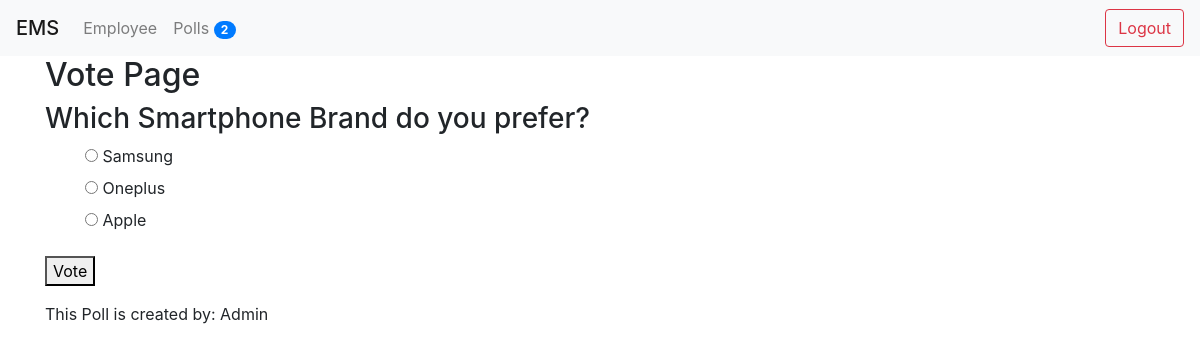
Page /polls/4/ (signed in) on the committed database.
### poll/models.py (models this page shows, shortened)
class Question(models.Model):
    title = models.TextField(null = True, blank=True)
    status = models.CharField(default = "inactive", max_length = 10)
    start_date = models.DateTimeField(null = True, blank = True)
    end_date = models.DateTimeField(null = True, blank = True)
    created_by = models.ForeignKey(User, null = True, blank = True, on_delete = models.CASCADE)
    created_at = models.DateTimeField(auto_now_add = True)
    updated_at = models.DateTimeField(auto_now = True)
    @property
    def choices(self):
        return self.choice_set.all()

class Choice(models.Model):
    question = models.ForeignKey('poll.Question', on_delete = models.CASCADE)
    text = models.TextField(null = True, blank = True)
    created_at = models.DateTimeField(auto_now_add = True)
    updated_at = models.DateTimeField(auto_now = True)

### poll/views.py (the view, shortened to what this page needs)
# urls.py: path('polls/', include('poll.urls')),
@login_required(login_url="/login/")
def poll(request, id = None):
    try:
        question = Question.objects.get(id = id)
    except:
        raise Http404
    context = {}
    context['question'] = question
    if request.method == "GET":
        return render(request, 'polls/poll.html', context)

### poll/context_processors.py (called while the page is built)
def polls_count(request):
    count = Question.objects.count()
    return {'polls_count': count}

### ems/templates/polls/poll.html (shortened to what this page needs)
{% extends 'base.html' %}
{% block content %}
    {% if question %}
        <h2>Vote Page</h2>
        <h3>{{question.title}}</h3>
        <form method="POST" action="/polls/{{question.id}}/">
        <ol>
            {% for choice in question.choices %}
                <input type="radio" name="choice" value="{{choice.id}}">
                <label>{{choice.text}}</label>
                <br>
            {% empty %}
                <p>No Choice is available for this Question</p>
            {% endfor %}
        </ol>
        <button type="submit" value="Vote">Vote</button>
        </form>
        <p>This Poll is created by: {{question.created_by.first_name}}</p>
    {% endif %}
{% endblock content%}

### rows in the picture
Question: title "Which Smartphone Brand do you prefer?", created_by.first_name "Admin"
Choice: text "Samsung"
Choice: text "Oneplus"
Choice: text "Apple"

### other values in the picture
{{ "employee" | capfirst }} "Employee"
{{ "Polls" | capfirst }} "Polls"
{{ polls_count }} "2"
